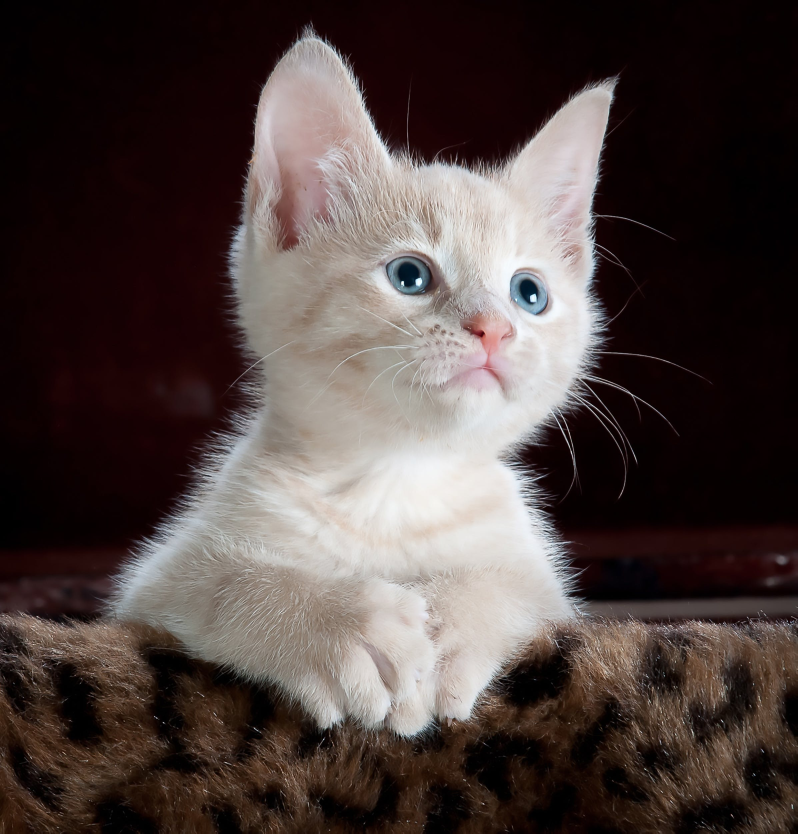
#> input picture photo/cat.jpg, 2392 x 2500 px (shown at 1/3 size)
$ python transformation.py
#> lines starting #> are read from the running program, lines starting #| are printed output that depends on the picture
import cv2 as cv
import numpy as np

img=cv.imread("photo/cat.jpg")
#> img is the input picture: shape (2500, 2392, 3); mean B, G, R 64.2, 66.7, 78.5
img1=cv.resize(img,(500,500))
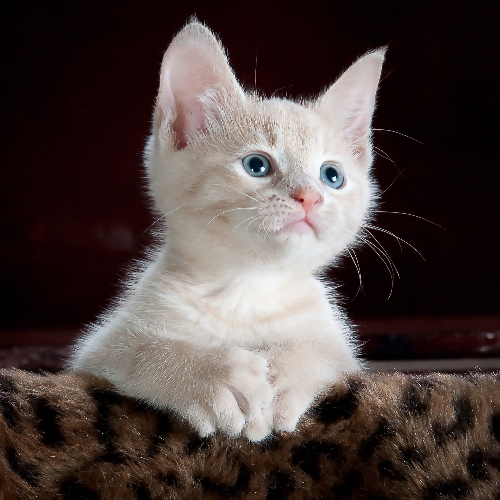
#> img1: shape (500, 500, 3); mean B, G, R 64.2, 66.7, 78.5
cv.imshow("hello",img1)


# [15 lines of commented-out code are left out]

angle=45

rotateImage=cv.getRotationMatrix2D((img1.shape[1]/2,img1.shape[0]/2),angle,-1)


roate=cv.warpAffine(img1,rotateImage,(500,500))
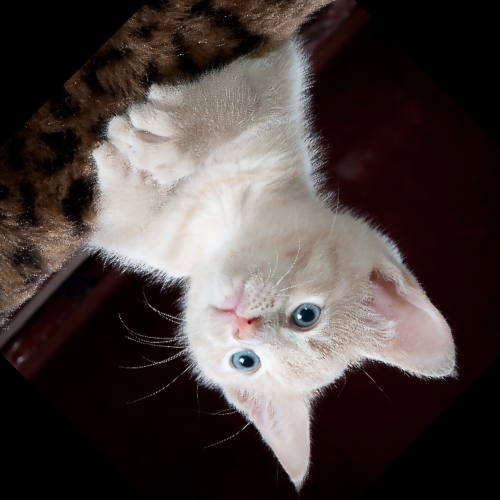
#> roate: shape (500, 500, 3); mean B, G, R 61.8, 63.7, 73.6


# flip image

# img4=cv.flip(roate,0)
# cv.imshow("roatate",img4)


cv.waitKey(0)

$ run again, with photo/many.jpg copied over photo/cat.jpg
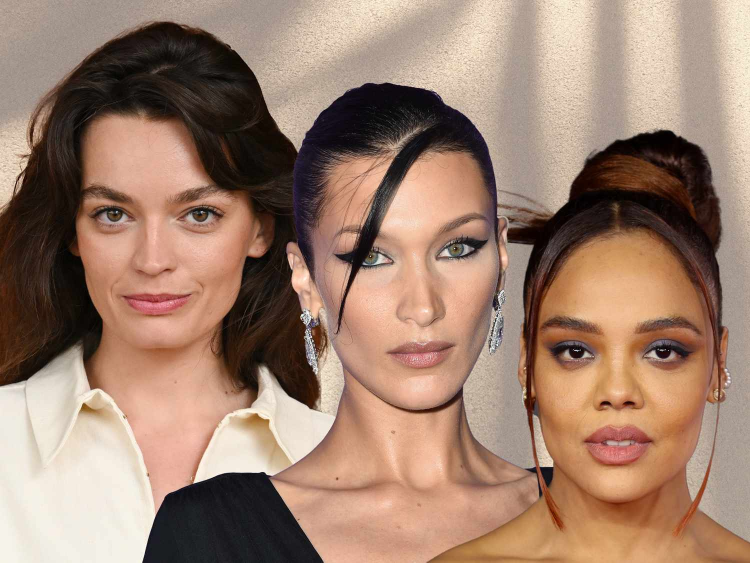
#> input picture photo/many.jpg, 1500 x 1125 px (shown at 1/2 size)
#> img is the input picture: shape (1125, 1500, 3); mean B, G, R 110.1, 128.2, 158.4
#> `img1=cv.resize(img,(500,500))`:
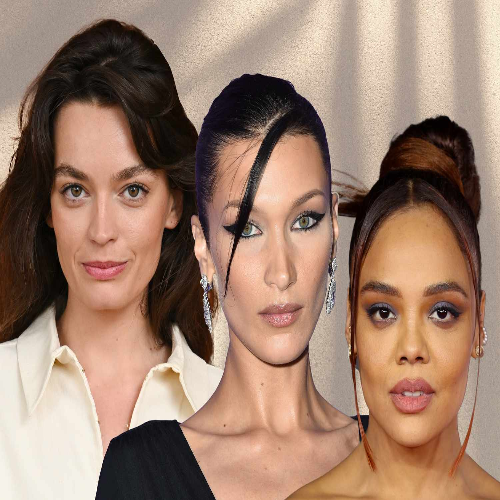
#> img1: shape (500, 500, 3); mean B, G, R 110.1, 128.2, 158.4
#> `roate=cv.warpAffine(img1,rotateImage,(500,500))`:
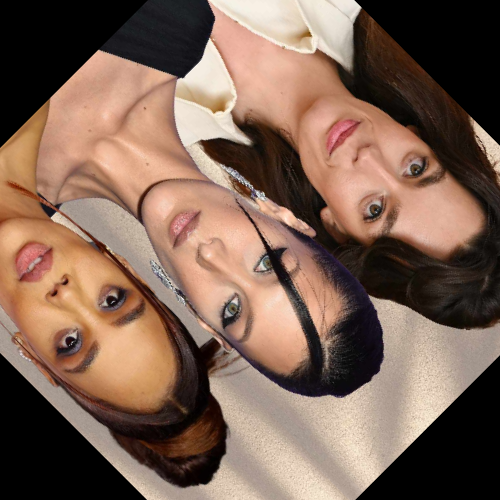
#> roate: shape (500, 500, 3); mean B, G, R 84.7, 99.8, 126.5
